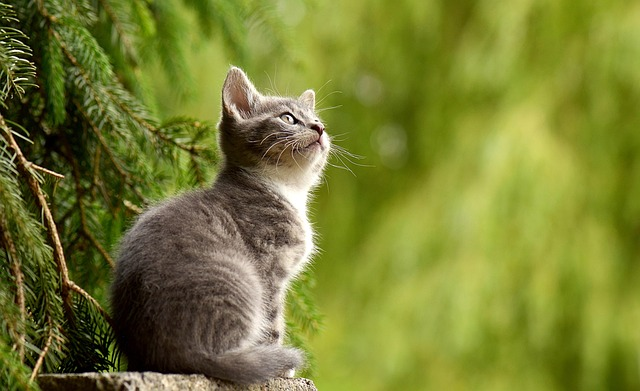
#> input picture image1.jpg, 640 x 391 px; the run also reads 1 picture not shown here
$ python Final.py
#> lines starting #> are read from the running program, lines starting #| are printed output that depends on the picture
# Dependencies
from PIL import Image
import numpy as np
import cv2

'''
The first three functions are existing algorithms that I included for testing and comparison purposes.
The first three functions are not apart of my created algorithm. My algorithm to be evaluated is RGBHash.
Each of the four functions produce a hash value, hamming distance and similarity score between 2 images,
which are intended to be used for comparison.
'''


# Average Hash Algorithm (Existing algorithm)
def ahash(image_path, hash_size=8):
    # Load image, convert to grayscale, and resize
#> called with image_path = 'image1.jpg', hash_size = 8
    image = Image.open(image_path).convert('L').resize((hash_size, hash_size), Image.Resampling.LANCZOS)

    # Convert image to numpy array
    pixels = np.array(image)

    # Compute average pixel value
    avg = pixels.mean()
#> avg = 114.8

    # Create hash: 1 if pixel > avg, else 0
    diff = pixels > avg

    # Convert binary array to hexadecimal hash
    hash_bits = ''.join('1' if bit else '0' for bit in diff.flatten())
    hex_hash = '{:0{}x}'.format(int(hash_bits, 2), hash_size * hash_size // 4)
#> hex_hash = '3b3b130f1f1f1f1e'

    return hex_hash

# Perceptual Hash Algorithm (Existing algorithm)
def phash(image_path, hash_size=8, highfreq_factor=4):
    img_size = hash_size * highfreq_factor
    image = Image.open(image_path).convert("L").resize((img_size, img_size), Image.Resampling.LANCZOS)

    # Convert to NumPy array and apply DCT (via OpenCV)
    pixels = np.array(image, dtype=np.float32)
    dct = cv2.dct(pixels)

    # Extract top-left DCT coefficients (excluding DC component)
    dct_low_freq = dct[:hash_size, :hash_size]
    avg = dct_low_freq.mean()
    diff = dct_low_freq > avg

    # Convert to hexadecimal hash
    hash_bits = ''.join('1' if bit else '0' for bit in diff.flatten())
    hex_hash = '{:0{}x}'.format(int(hash_bits, 2), hash_size * hash_size // 4)
    return hex_hash

# Difference Hash Algorithm (Existing Algorithm)
def dhash(image_path, hash_size=8):
    # Resize width to hash_size + 1 for horizontal difference
    image = Image.open(image_path).convert("L").resize((hash_size + 1, hash_size), Image.Resampling.LANCZOS)
    pixels = np.array(image)

    # Compare adjacent columns
    diff = pixels[:, 1:] > pixels[:, :-1]

    # Convert to hexadecimal hash
    hash_bits = ''.join('1' if bit else '0' for bit in diff.flatten())
    hex_hash = '{:0{}x}'.format(int(hash_bits, 2), hash_size * hash_size // 4)
    return hex_hash


# My Algorithm: RGB Hash Algorithm
# This algorithm cross compares RGB channels, and performs average hash on grayscale and RGB channels
def RGBhash(image_path, hash_size=8):
    # opens image path and resizes to hash size
    image = (Image.open(image_path)
             .resize((hash_size, hash_size),
                     Image.Resampling.LANCZOS))

    # convert to grayscale and numpy array
    gray = image.convert('L')
    gray_pixels = np.array(gray)

    # split RGB channels and convert to numpy arrays
    r, g, b = image.split()
    r_pixels, g_pixels, b_pixels = np.array(r), np.array(g), np.array(b)

    # cross compare color channels to show which color dominates
    r_vs_g = r_pixels > g_pixels # true is red dominates green
    g_vs_b = g_pixels > b_pixels # true is green dominates blue
    b_vs_r = b_pixels > r_pixels # true is blue dominates red

    # creates hash from pixel average (aHash), compares each channel to its average
    gray_diff = gray_pixels > gray_pixels.mean()
    r_diff = r_pixels > r_pixels.mean()
    g_diff = g_pixels > g_pixels.mean()
    b_diff = b_pixels > b_pixels.mean()

    # helper function to convert bits to string
    def convertToHash(diff):
        return ''.join('1' if bit else '0' for bit in diff.flatten())

    # concatenates all hashes
    combinedHash = (convertToHash(gray_diff) + convertToHash(r_diff) +
                    convertToHash(g_diff) + convertToHash(b_diff) +
                    convertToHash(r_vs_g) + convertToHash(g_vs_b) +
                    convertToHash(b_vs_r))

    # converts to hexadecimal hash
    hex_hash = '{:0{}x}'.format(int(combinedHash, 2), len(combinedHash) // 4)
    return hex_hash

# computes hamming distance between 2 hashed images
def hamming_distance(hash1, hash2):
    return bin(int(hash1, 16) ^ int(hash2, 16)).count('1')

# Mathematically computes a similarity score based on the hamming
# distance and total bits for the two compared images
def similarityScore(hash1, hash2):
    distance = hamming_distance(hash1, hash2)
    totalBits = len(hash1) * 4
    similarity = (1-distance / totalBits)
    return similarity

# loads image variables
# image numbers may be changed to compare different images
img1 = 'image1.jpg'
img2 = 'image2.jpg'

# Average Hash
hash_ah1 = ahash(img1)
#> hash_ah1 = '3b3b130f1f1f1f1e'
hash_ah2 = ahash(img2)
#> hash_ah2 = '3b3b130f1f1f1f1e'
print("aHash")
print("Hash1:", hash_ah1)
#| Hash1: 3b3b130f1f1f1f1e
print("Hash2:", hash_ah2)
#| Hash2: 3b3b130f1f1f1f1e
print("aHash Hamming Distance:", hamming_distance(hash_ah1, hash_ah2))
#| aHash Hamming Distance: 0
score = similarityScore(hash_ah1, hash_ah2)
#> score = 1
print(f"Similarity Score: {score:.2%}")
#| Similarity Score: 100.00%

# Perceptual Hash
hash_ph1 = phash(img1)
#> in phash, `image = Image.open(image_path).convert("L").resize((img_size, img_size..`:
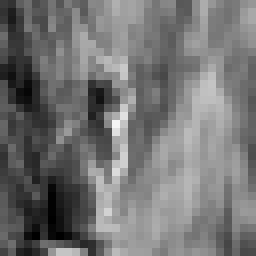
#> image: PIL image 32x32 L (shown 8 times larger); min 0, max 244, mean 115.2
#> in phash, `dct = cv2.dct(pixels)`:
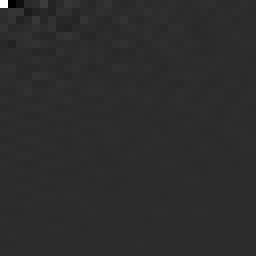
#> dct: shape (32, 32) float32 (shown 8 times larger); min -779.5, max 3686.9, mean 2.7; drawn with min black and max white
#> in phash, `avg = dct_low_freq.mean()`: avg = 34.63
#> in phash, `hex_hash = '{:0{}x}'.format(int(hash_bits, 2), hash_size * hash_size /..`: hex_hash = '84e14a8a71380108'
#> hash_ph1 = '84e14a8a71380108'
hash_ph2 = phash(img2)
#> hash_ph2 = '84e14a8a71380108'
print("pHash")
print("Hash1:", hash_ph1)
#| Hash1: 84e14a8a71380108
print("Hash2:", hash_ph2)
#| Hash2: 84e14a8a71380108
print("pHash Hamming Distance:", hamming_distance(hash_ph1, hash_ph2))
#| pHash Hamming Distance: 0
score = similarityScore(hash_ph1, hash_ph2)
print(f"Similarity Score: {score:.2%}")
#| Similarity Score: 100.00%

# Difference Hash
hash_dh1 = dhash(img1)
#> in dhash, `hex_hash = '{:0{}x}'.format(int(hash_bits, 2), hash_size * hash_size /..`: hex_hash = 'f3e6d656746c7d70'
#> hash_dh1 = 'f3e6d656746c7d70'
hash_dh2 = dhash(img2)
#> hash_dh2 = 'f3e6d656746c7d70'
print("dHash")
print("Hash1:", hash_dh1)
#| Hash1: f3e6d656746c7d70
print("Hash2:", hash_dh2)
#| Hash2: f3e6d656746c7d70
print("dHash Hamming Distance:", hamming_distance(hash_dh1, hash_dh2))
#| dHash Hamming Distance: 0
score = similarityScore(hash_dh1, hash_dh2)
print(f"Similarity Score: {score:.2%}")
#| Similarity Score: 100.00%

# RGB Hash
hash_RGB1 = RGBhash(img1)
hash_RGB2 = RGBhash(img2)
print("RGBHash")
print("Hash1:", hash_RGB1)
#| Hash1: 3b3b130f1f1f1f1e1b3b13171f1f1f1c3f3f0b0f1f1f1f1e103012123636343c0000109030706070ffffffffffffdfff0000000000000000
print("Hash2:", hash_RGB2)
#| Hash2: 3b3b130f1f1f1f1e1b3b13171f1f1f1c3f3f0b0f1f1f1f1e103012123636343c0000109030706070ffffffffffffdfff0000000000000000
print("RGBHash Hamming Distance:", hamming_distance(hash_RGB1, hash_RGB2))
#| RGBHash Hamming Distance: 0
score = similarityScore(hash_RGB1, hash_RGB2)
print(f"Similarity Score: {score:.2%}")
#| Similarity Score: 100.00%
